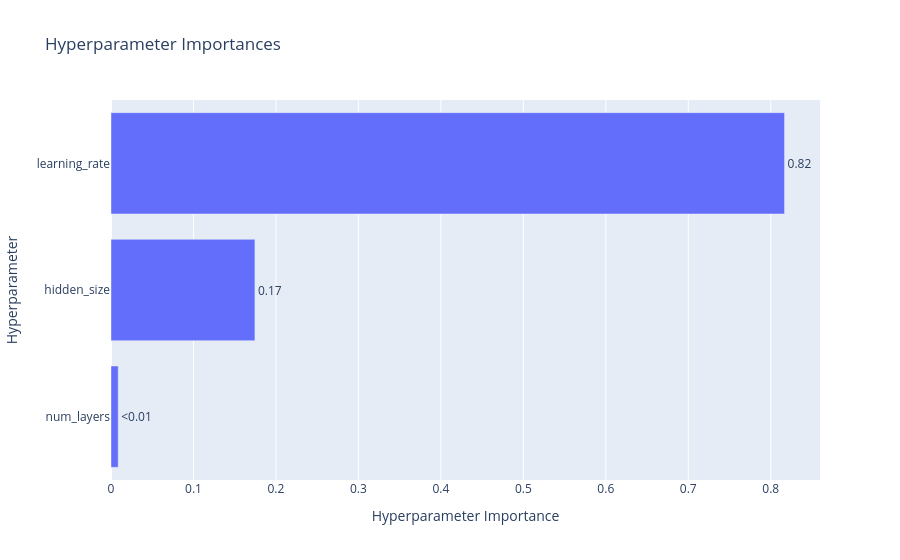

Notebook code for this chart:
### Markdown cell above
# Visualizing diagnostic performance

### Code cell
fig = vis.plot_param_importances(study) # hyperparameter importance
fig.show()

plt.figure(figsize = (8, 4)) # training performance
plt.plot(train_losses, label = 'Training Loss', color = 'orange')
plt.title(f'Final Model Learning Curve\n(Learning Rate: {best_lr:.5f}, Hidden: {best_h})')
plt.xlabel('Epoch')
plt.ylabel('Mean Squared Error (MSE)')
plt.legend()
plt.grid(True, alpha = 0.3)
plt.show()

### Figure 1 — Plotly figure (JSON) as saved in the notebook; plotly's stock layout.template omitted (floating-point values rounded to 4 significant figures)
{"data": [{"cliponaxis": false, "hovertemplate": ["num_layers (IntDistribution): 0.008731424380742987<extra></extra>", "hidden_size (CategoricalDistribution): 0.17452507582691573<extra></extra>", "learning_rate (FloatDistribution): 0.8167434997923413<extra></extra>"], "name": "Objective Value", "orientation": "h", "text": ["<0.01", "0.17", "0.82"], "textposition": "outside", "type": "bar", "x": [0.008731, 0.1745, 0.8167], "y": ["num_layers", "hidden_size", "learning_rate"]}], "layout": {"title": {"text": "Hyperparameter Importances"}, "xaxis": {"title": {"text": "Hyperparameter Importance"}}, "yaxis": {"title": {"text": "Hyperparameter"}}}}
